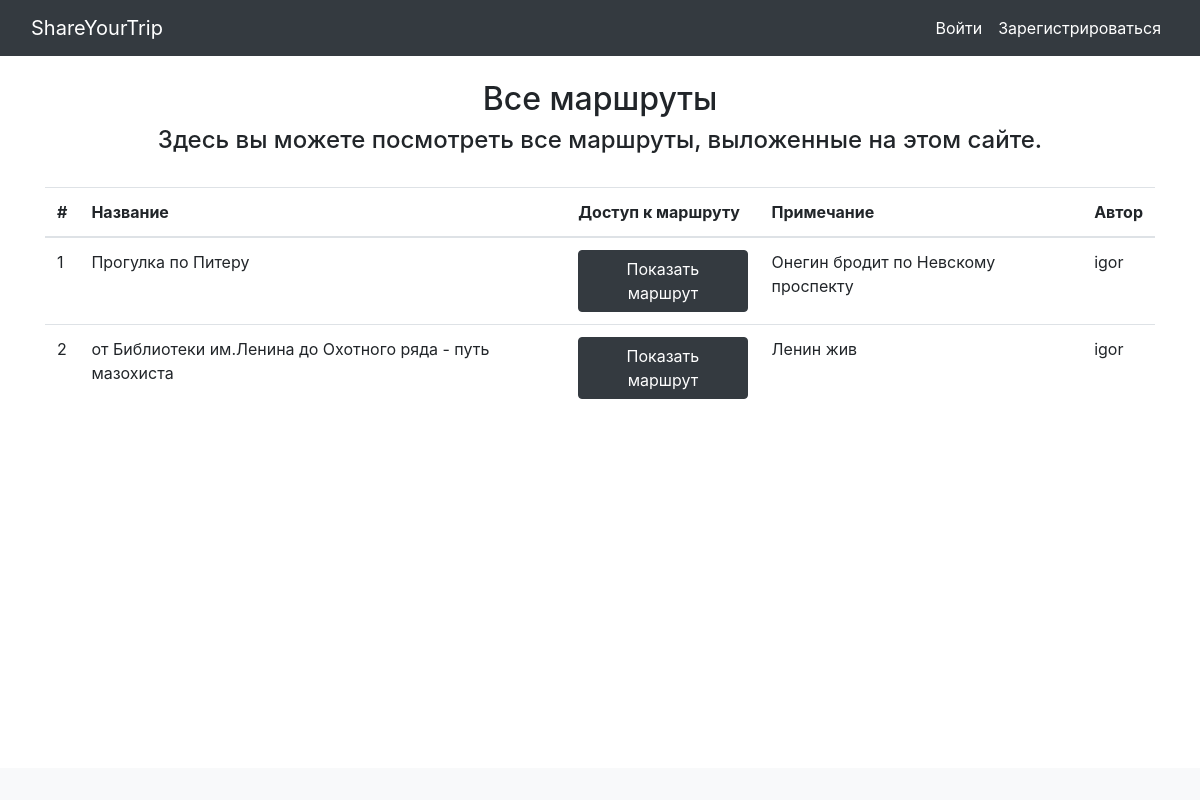
Before: /all_routes with the older database file.
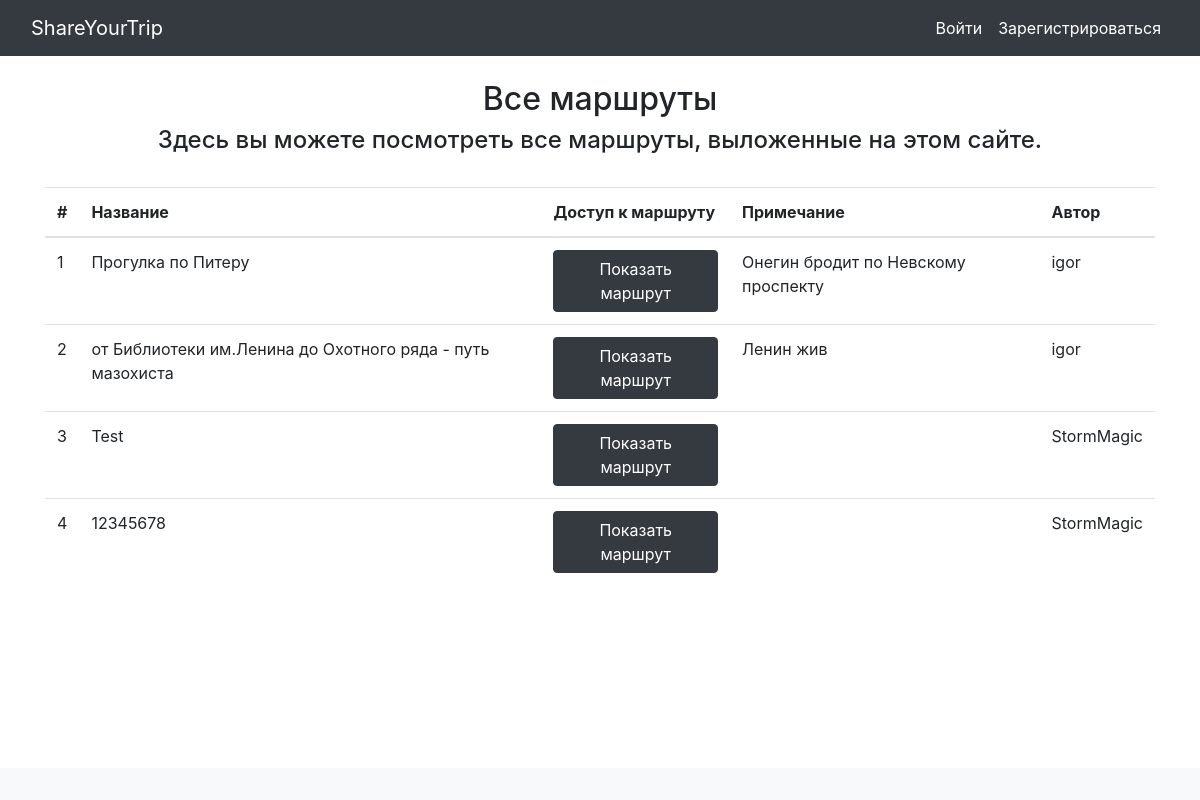
After: the same page with the newer database file.
### data/routes.py (models this page shows)
class Route(SqlAlchemyBase):
    __tablename__ = 'routes'
    id = sqlalchemy.Column(sqlalchemy.Integer, primary_key=True,
                                               autoincrement=True)
    name = sqlalchemy.Column(sqlalchemy.String)
    coordinates = sqlalchemy.Column(sqlalchemy.String)
    time_hours = sqlalchemy.Column(sqlalchemy.Float)
    budget = sqlalchemy.Column(sqlalchemy.Float)
    remarks = sqlalchemy.Column(sqlalchemy.String)
    author = sqlalchemy.Column(sqlalchemy.Integer, sqlalchemy.ForeignKey('users.id'))

### data/users.py (models this page shows, shortened)
class User(SqlAlchemyBase, UserMixin, SerializerMixin):
    __tablename__ = 'users'
    id = sqlalchemy.Column(sqlalchemy.Integer, nullable=False,
                                               primary_key=True,
                                               autoincrement=True)
    login = sqlalchemy.Column(sqlalchemy.String)
    hashed_password = sqlalchemy.Column(sqlalchemy.String)

### main.py (the view)
@login_required
@app.route("/all_routes")
def all_routes():
    db_sess = db_session.create_session()
    routes = db_sess.query(Route).all()
    users = db_sess.query(User).all()
    return render_template("all_routes.html", title="Все маршруты",
                           r=routes, u=users)

### data/db_session.py (called while the page is built)
def create_session() -> Session:
    global __factory
    return __factory()

### templates/all_routes.html
{% extends 'base.html' %}
{% block content %}
<div class="container mt-4 mb-4">
    <h2 class="text-center">Все маршруты</h2>
    <h4 class="text-center">Здесь вы можете посмотреть все маршруты, выложенные на этом сайте.</h4><br>
    <table class="table">
        <thead>
            <tr>
                <th scope="col">#</th>
                <th scope="col">Название</th>
                <th scope="col">Доступ к маршруту</th>
                <th scope="col">Примечание</th>
                <th scope="col">Автор</th>
            </tr>
        </thead>
        <tbody>
            {% for route in r %}
            <tr>
                <td>{{ route.id }}</td>
                <td>{{ route.name }}</td>
                <td><a class="btn btn-dark" href="/route/{{ route.id }}">Показать маршрут</a></td>
                <td>{{ route.remarks }}</td>
                <td>{{ u[route.author - 1].login }}</td>
            </tr>
            {% endfor %}
        </tbody>
    </table>
</div>
{% endblock %}

### templates/base.html (shortened to what this page needs)
<!DOCTYPE html>
<html lang="ru" class="h-100">
    <head>
        <link rel="stylesheet" href="https://cdn.jsdelivr.net/npm/bootstrap@4.5.3/dist/css/bootstrap.min.css">
        <link rel="stylesheet" href="../static/css/style.css">
    </head>
    <body class="d-flex flex-column h-100">
        <header>
            <nav class="navbar navbar-expand-md navbar-dark bg-dark">
                <div class="container-fluid">
                    <a class="navbar-brand" href="/">ShareYourTrip</a>
                    <div class="collapse navbar-collapse" id="navbarCollapse">
                        <ul class="navbar-nav mb-2 mb-md-0 ml-auto justify-content-center">
                        {% if current_user.is_authenticated %}
                            <li class="nav-item active">
                                <a class="nav-link" aria-current="page" href="/show_main">Карта</a>
                            </li>
                            <li class="nav-item active">
                                <a class="nav-link" aria-current="page" href="/add_new_route">Создать новый маршрут</a>
                            </li>
                            <li class="nav-item active">
                                <a class="nav-link" aria-current="page" href="/all_routes">Все маршруты</a>
                            </li>
                            <li class="nav-item active">
                                <a class="nav-link" aria-current="page" href="/profile">Профиль</a>
                            </li>
                            <li class="nav-item active">
                                <a class="nav-link" aria-current="page" href="/confirm_logout">Выйти</a>
                            </li>
                        {% else %}
                            <li class="nav-item active">
                                <a class="nav-link" aria-current="page" href="/login">Войти</a>
                            </li>
                            <li class="nav-item active">
                                <a class="nav-link" aria-current="page" href="/signup">Зарегистрироваться</a>
                            </li>
                        {% endif %}
                        </ul>
                    </div>
                </div>
            </nav>
        </header>
        <main class="flex-shrink-0">
            {% block content %}{% endblock %}
        </main>
        <footer class="footer mt-auto py-3 bg-light">
        </footer>
    </body>
</html>

Changed rows visible on the page:
added Route: id "3", name "Test", author.login "StormMagic"
added Route: id "4", name "12345678", author.login "StormMagic"
